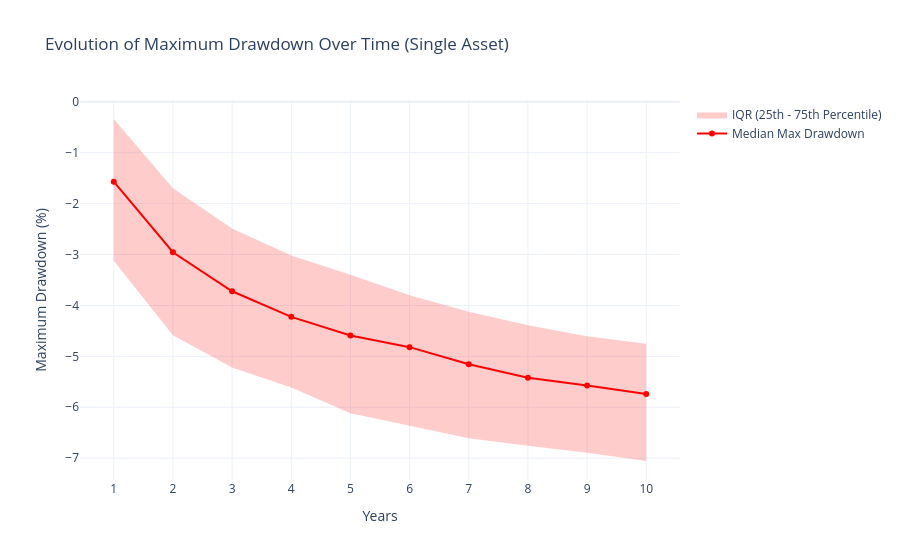

The notebook cell saved with this chart:
### Markdown cell above
# Single Asset Drawdown Simulation over Time

In this section, we simulate the performance of a single asset over a 10-year period to observe the evolution of its maximum drawdown. We calculate the maximum drawdown experienced from the start up to each year (1 through 10) across many simulations, and plot the median, 25th percentile, and 75th percentile of these maximum drawdowns over time. As time increases, the expected maximum drawdown generally becomes more severe.

### Code cell
import numpy as np
import pandas as pd
import plotly.graph_objects as go

# Parameters for the single asset
annual_mean_single = 0.45
annual_std_single = 0.12
monthly_mean_single = annual_mean_single / 12
monthly_std_single = annual_std_single / np.sqrt(12)

years = 10
months_per_year = 12
total_months = years * months_per_year
num_sims_single = 1000

# Store the maximum drawdown up to each year for each simulation
# Shape: (num_sims, years)
mdd_over_time = np.zeros((num_sims_single, years))

np.random.seed(42) # For reproducibility

for i in range(num_sims_single):
    # Simulate monthly returns for 10 years
    returns = np.random.normal(monthly_mean_single, monthly_std_single, total_months)
    
    # Calculate cumulative returns
    cum_returns = (1 + returns).cumprod()
    
    # Calculate running maximum
    running_max = np.maximum.accumulate(cum_returns)
    
    # Calculate drawdown at each month
    drawdown = (cum_returns - running_max) / running_max
    
    # For each year (1 to 10), find the minimum drawdown (maximum loss) up to that point
    for y in range(1, years + 1):
        # Months up to the end of year y
        end_month = y * months_per_year
        mdd_over_time[i, y-1] = np.min(drawdown[:end_month]) * 100 # Convert to percentage

# Calculate statistics across simulations for each year
mdd_median = np.median(mdd_over_time, axis=0)
mdd_p25 = np.percentile(mdd_over_time, 25, axis=0)
mdd_p75 = np.percentile(mdd_over_time, 75, axis=0)

year_labels = np.arange(1, years + 1)

# Plotting the evolution of drawdown over time
fig = go.Figure()

# Median
fig.add_trace(go.Scatter(
    x=year_labels, y=mdd_median,
    mode='lines+markers',
    name='Median Max Drawdown',
    line=dict(color='red')
))

# 75th percentile (upper bound of IQR for negative numbers, i.e., less severe drawdown)
fig.add_trace(go.Scatter(
    x=year_labels, y=mdd_p75,
    mode='lines',
    showlegend=False,
    line=dict(width=0),
    hoverinfo='skip'
))

# 25th percentile (lower bound of IQR for negative numbers, i.e., more severe drawdown)
fig.add_trace(go.Scatter(
    x=year_labels, y=mdd_p25,
    mode='lines',
    fill='tonexty',
    fillcolor='rgba(255,0,0,0.2)',
    name='IQR (25th - 75th Percentile)',
    line=dict(width=0)
))

fig.update_layout(
    title='Evolution of Maximum Drawdown Over Time (Single Asset)',
    xaxis_title='Years',
    yaxis_title='Maximum Drawdown (%)',
    hovermode='x unified',
    template='plotly_white',
    xaxis=dict(tickmode='linear', tick0=1, dtick=1)
)

fig.show()

### Figure 1 — Plotly figure (JSON) as saved in the notebook; plotly's stock layout.template omitted (floating-point values rounded to 4 significant figures)
{"data": [{"line": {"color": "red"}, "mode": "lines+markers", "name": "Median Max Drawdown", "type": "scatter", "x": [1, 2, 3, 4, 5, 6, 7, 8, 9, 10], "y": [-1.569, -2.955, -3.721, -4.224, -4.591, -4.819, -5.154, -5.421, -5.572, -5.739]}, {"hoverinfo": "skip", "line": {"width": 0}, "mode": "lines", "showlegend": false, "type": "scatter", "x": [1, 2, 3, 4, 5, 6, 7, 8, 9, 10], "y": [-0.3374, -1.697, -2.488, -3.017, -3.399, -3.8, -4.125, -4.391, -4.606, -4.75]}, {"fill": "tonexty", "fillcolor": "rgba(255,0,0,0.2)", "line": {"width": 0}, "mode": "lines", "name": "IQR (25th - 75th Percentile)", "type": "scatter", "x": [1, 2, 3, 4, 5, 6, 7, 8, 9, 10], "y": [-3.124, -4.583, -5.217, -5.612, -6.119, -6.368, -6.61, -6.755, -6.893, -7.056]}], "layout": {"hovermode": "x unified", "title": {"text": "Evolution of Maximum Drawdown Over Time (Single Asset)"}, "xaxis": {"dtick": 1, "tick0": 1, "tickmode": "linear", "title": {"text": "Years"}}, "yaxis": {"title": {"text": "Maximum Drawdown (%)"}}}}
